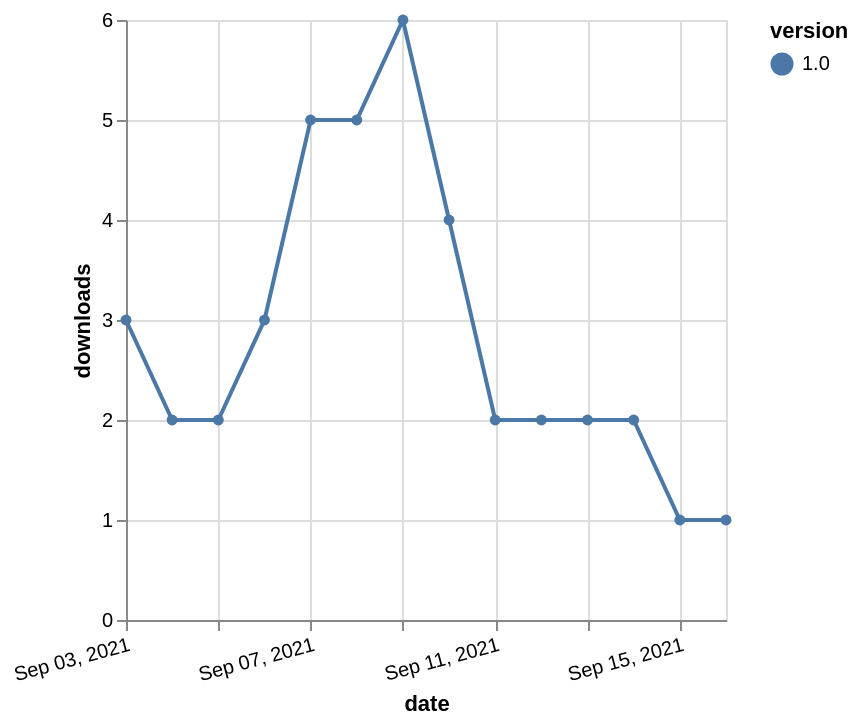

This figure's Vega-Lite source:
### Vega-Lite specification from a JSON file in a GitHub repository (floating-point values rounded to 4 significant figures)
{"$schema": "https://vega.github.io/schema/vega-lite/v5.json", "description": "A simple bar chart with embedded data.", "data": {"values": [{"date": "2021-09-03", "total": 2861, "delta": 3, "version": "1.0"}, {"date": "2021-09-04", "total": 2863, "delta": 2, "version": "1.0"}, {"date": "2021-09-05", "total": 2865, "delta": 2, "version": "1.0"}, {"date": "2021-09-06", "total": 2868, "delta": 3, "version": "1.0"}, {"date": "2021-09-07", "total": 2873, "delta": 5, "version": "1.0"}, {"date": "2021-09-08", "total": 2878, "delta": 5, "version": "1.0"}, {"date": "2021-09-09", "total": 2884, "delta": 6, "version": "1.0"}, {"date": "2021-09-10", "total": 2888, "delta": 4, "version": "1.0"}, {"date": "2021-09-11", "total": 2890, "delta": 2, "version": "1.0"}, {"date": "2021-09-12", "total": 2892, "delta": 2, "version": "1.0"}, {"date": "2021-09-13", "total": 2894, "delta": 2, "version": "1.0"}, {"date": "2021-09-14", "total": 2896, "delta": 2, "version": "1.0"}, {"date": "2021-09-15", "total": 2897, "delta": 1, "version": "1.0"}, {"date": "2021-09-16", "total": 2898, "delta": 1, "version": "1.0"}]}, "width": "container", "mark": {"type": "line", "point": {"filled": true}}, "encoding": {"x": {"field": "date", "type": "temporal", "timeUnit": "yearmonthdate", "title": "date", "axis": {"labelAngle": -15}}, "y": {"field": "delta", "type": "quantitative", "title": "downloads"}, "color": {"field": "version", "type": "nominal"}, "tooltip": {"field": "delta"}}}
